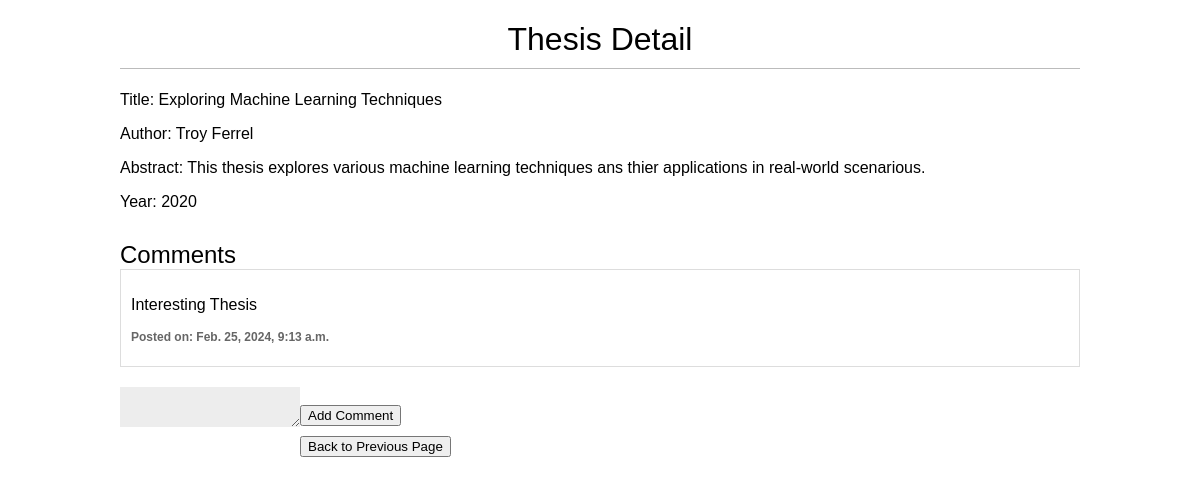
Page /thesis/1/ on the committed database.
### thesis/models.py (models this page shows, shortened)
class Thesis(models.Model):
    title = models.CharField(max_length=200)
    author = models.CharField(max_length=100)
    abstract = models.TextField()
    year = models.IntegerField()

class Comment(models.Model):
    thesis = models.ForeignKey(Thesis, related_name='comments', on_delete=models.CASCADE)
    text = models.TextField()
    created_at = models.DateTimeField(auto_now_add=True)

### thesis/views.py (the view)
# urls.py: path('<int:thesis_id>/', views.thesis_detail, name='thesis_detail'),
def thesis_detail(request, thesis_id):
    thesis = get_object_or_404(Thesis, pk=thesis_id)
    return render(request, 'thesis/thesis_detail.html', {'thesis': thesis})

### thesis/templates/thesis/thesis_detail.html (shortened to what this page needs)
<!DOCTYPE html>
<html lang="en">
<head>
    {% load static %}
    <link rel="stylesheet" type="text/css" href="{% static 'css/style.css' %}">
</head>
<body>
    <h1>Thesis Detail</h1>
    <p>Title: {{ thesis.title }}</p>
    <p>Author: {{ thesis.author }}</p>
    <p>Abstract: {{ thesis.abstract }}</p>
    <p>Year: {{ thesis.year }}</p>
    <h2>Comments</h2>
    {% for comment in thesis.comments.all %}
        <div class="comment">
            <p>{{ comment.text }}</p>
            <p class="info">Posted on: {{ comment.created_at }}</p>
        </div>
    {% empty %}
        <p>No comments yet.</p>
    {% endfor %}
    <form method="post" action="{% url 'add_comment_to_thesis' thesis.pk %}">
        <textarea name="comment_text"></textarea><br>
        <button type="submit">Add Comment</button>
    </form>
    <div id="back-btn">
        <button onclick="goBack()" class="btn">Back to Previous Page</button>
    </div>
</body>
</html>

### thesis/static/css/style.css (style rules this page uses)
body { margin: 0 10%; padding: 0; font-family: helvetica, sans-serif; }
h1 { font-weight: normal; border-bottom: 1px solid #bbb; padding: 0 0 10px 0; text-align: center; }
h2 { font-weight: normal; margin: 30px 0 0; }
#back-btn { padding: 10px }
input, textarea { clear: both; float: left; margin: 0 0 10px; background: #ededed; border: 0; padding: 6px 10px; font-size: 12px; }
.comment { padding: 10px; border: 1px solid #ddd; margin-bottom: 20px; }
.comment .info { font-weight: bold; font-size: 12px; color: #666; }

### rows in the picture
Thesis: title "Exploring Machine Learning Techniques", author "Troy Ferrel", abstract "This thesis explores various machine learning techniques ans thier applications in real-world scenarious.", year "2020"
Comment: text "Interesting Thesis", created_at "Feb. 25, 2024, 9:13 a.m."
